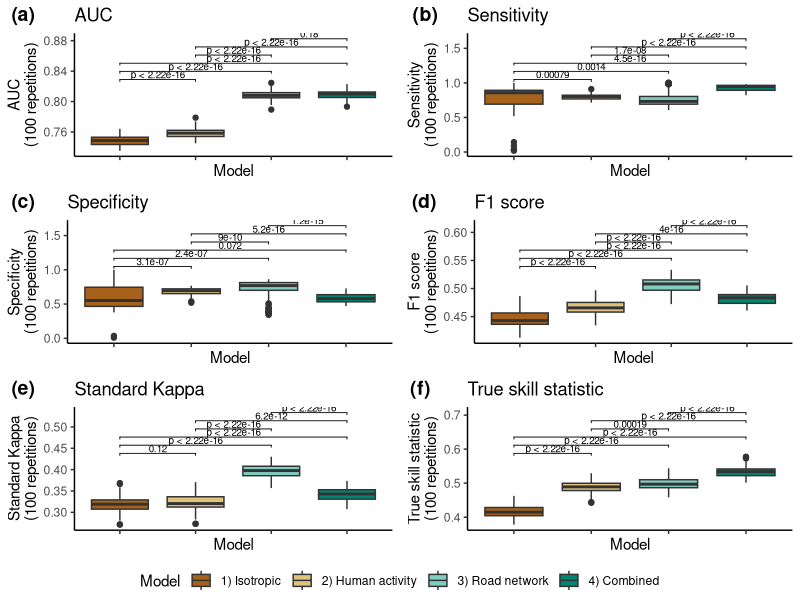

R code for this plot:
#!/usr/bin/env Rscript
# coding: utf-8

suppressWarnings(library("ggplot2"))
suppressWarnings(library("cowplot"))
suppressWarnings(library("ggpubr"))

### Load the evaluation metrics data ###
load_evaluation_metrics <- function()
{
  #------------------------------------#
  # 1) Load data                       #
  #------------------------------------#
  isotropic        = read.table("4_models_evaluation/1-isotropic/score_distribution.txt", sep=" ", h=T)
  human_activity   = read.table("4_models_evaluation/2-human_activity/score_distribution.txt", sep=" ", h=T)
  road_network     = read.table("4_models_evaluation/3-road_network/score_distribution.txt", sep=" ", h=T)
  combined         = read.table("4_models_evaluation/4-combined/score_distribution.txt", sep=" ", h=T)
  N_isotropic      = length(isotropic[,1])
  N_human_activity = length(human_activity[,1])
  N_road_network   = length(road_network[,1])
  N_combined       = length(combined[,1])
  #------------------------------------#
  # 2) Merge dataframes                #
  #------------------------------------#
  data        = as.data.frame(rbind(isotropic, human_activity, road_network, combined))
  names(data) = names(isotropic)
  data$Model  = c(rep("1) Isotropic", N_isotropic), rep("2) Human activity", N_human_activity), rep("3) Road network", N_road_network), rep("4) Combined", N_combined))
  #------------------------------------#
  # 3) Add sensitivity and specificity #
  #------------------------------------#
  data$Sensitivity = data$TPR
  data$Specificity = 1-data$FPR
  return(data)
}

### Plot score distribution through models ###
plot_score_with_p_values <- function( data, my_comparisons, score_name, score_label, pvalue_size )
{
  p = ggplot(data, aes_string(x="Model", y=score_name, fill="Model")) +
    scale_fill_brewer(palette = "BrBG") +
    geom_boxplot() +
    stat_compare_means(comparisons=my_comparisons, p.adjust.method="bonferroni", method='wilcox.test') +
    xlab("Model") +
    ylab(paste0(score_label, "\n(100 repetitions)")) +
    ggtitle(score_label) +
    theme_classic() +
    theme(axis.text.x=element_blank())
  p$layers[[2]]$aes_params$textsize = pvalue_size
  return(p)
}

### Plot score distribution through models ###
plot_score_with_letters <- function( data, my_comparisons, score_name, score_label, letters, letters_pos )
{
  # letters_pos  = c(mean(data[data$Model=="1) Isotropic", score_name])+letters_shift,
  #                  mean(data[data$Model=="2) Human activity", score_name])+letters_shift,
  #                  mean(data[data$Model=="3) Road network", score_name])+letters_shift,
  #                  mean(data[data$Model=="4) Combined", score_name])+letters_shift)
  letters_size = 5
  p = ggplot(data, aes_string(x="Model", y=score_name, fill="Model")) +
    scale_fill_brewer(palette = "BrBG") +
    geom_boxplot() +
    annotate(geom="label", x=unique(data$Model), y=rep(letters_pos, 4), label=letters, fontface=2, size=letters_size, label.size=NA) +
    xlab("Model") +
    ylab(paste0(score_label, "\n(100 repetitions)")) +
    ggtitle(score_label) +
    theme_classic() +
    theme(axis.text.x=element_blank())
  return(p)
}

### Plot the distributions of evaluation metrics ###
plot_evaluation_metrics_with_p_values <- function()
{
  data = load_evaluation_metrics()
  ###############################
  my_comparisons = list(c("1) Isotropic", "2) Human activity"), c("1) Isotropic", "3) Road network"), c("1) Isotropic", "4) Combined"), c("2) Human activity", "3) Road network"), c("2) Human activity", "4) Combined"), c("3) Road network", "4) Combined"))
  ###############################
  p1 = plot_score_with_p_values(data, my_comparisons, "AUC", "AUC", 2.5)
  p2 = plot_score_with_p_values(data, my_comparisons, "Sensitivity", "Sensitivity", 2.5)
  p3 = plot_score_with_p_values(data, my_comparisons, "Specificity", "Specificity", 2.5)
  p4 = plot_score_with_p_values(data, my_comparisons, "F1", "F1 score", 2.5)
  p5 = plot_score_with_p_values(data, my_comparisons, "KAPPA", "Standard Kappa", 2.5)
  p6 = plot_score_with_p_values(data, my_comparisons, "TSS", "True skill statistic", 2.5)
  ###############################
  p = ggarrange(p1, p2, p3, p4, p5, p6, ncol=2, nrow=3, common.legend = TRUE, legend="bottom", labels=c("(a)","(b)","(c)","(d)","(e)","(f)"))
  return(p)
}

### Plot the distributions of evaluation metrics ###
plot_evaluation_metrics_with_letters <- function()
{
  data = load_evaluation_metrics()
  ###############################
  my_comparisons = list(c("1) Isotropic", "2) Human activity"), c("1) Isotropic", "3) Road network"), c("1) Isotropic", "4) Combined"), c("2) Human activity", "3) Road network"), c("2) Human activity", "4) Combined"), c("3) Road network", "4) Combined"))
  ###############################
  letters = c("a", "b", "c", "c")
  p1      = plot_score_with_letters(data, my_comparisons, "AUC", "AUC", letters, 0.835)
  ###############################
  letters = c("a", "b", "c", "d")
  p2      = plot_score_with_letters(data, my_comparisons, "Sensitivity", "Sensitivity", letters, 1.15)
  ###############################
  letters = c("a", "a", "b", "a")
  p3      = plot_score_with_letters(data, my_comparisons, "Specificity", "Specificity", letters, 1.15)
  ###############################
  letters = c("a", "b", "c", "d")
  p4      = plot_score_with_letters(data, my_comparisons, "F1", "F1 score", letters, 0.55)
  ###############################
  letters = c("a", "a", "b", "c")
  p5      = plot_score_with_letters(data, my_comparisons, "KAPPA", "Standard Kappa", letters, 0.45)
  ###############################
  letters = c("a", "b", "c", "d")
  p6      = plot_score_with_letters(data, my_comparisons, "TSS", "True skill statistic", letters, 0.60)
  ###############################
  p = ggarrange(p1, p2, p3, p4, p5, p6, ncol=2, nrow=3, common.legend = TRUE, legend="bottom", labels=c("(a)","(b)","(c)","(d)","(e)","(f)"))
  return(p)
}

##################
#      MAIN      #
##################

args    = commandArgs(trailingOnly = TRUE)
WORKDIR = args[1]
setwd(WORKDIR)

p = plot_evaluation_metrics_with_p_values()
ggsave("figures/FigureS3.pdf", p, width=7, height=8, units="in")

